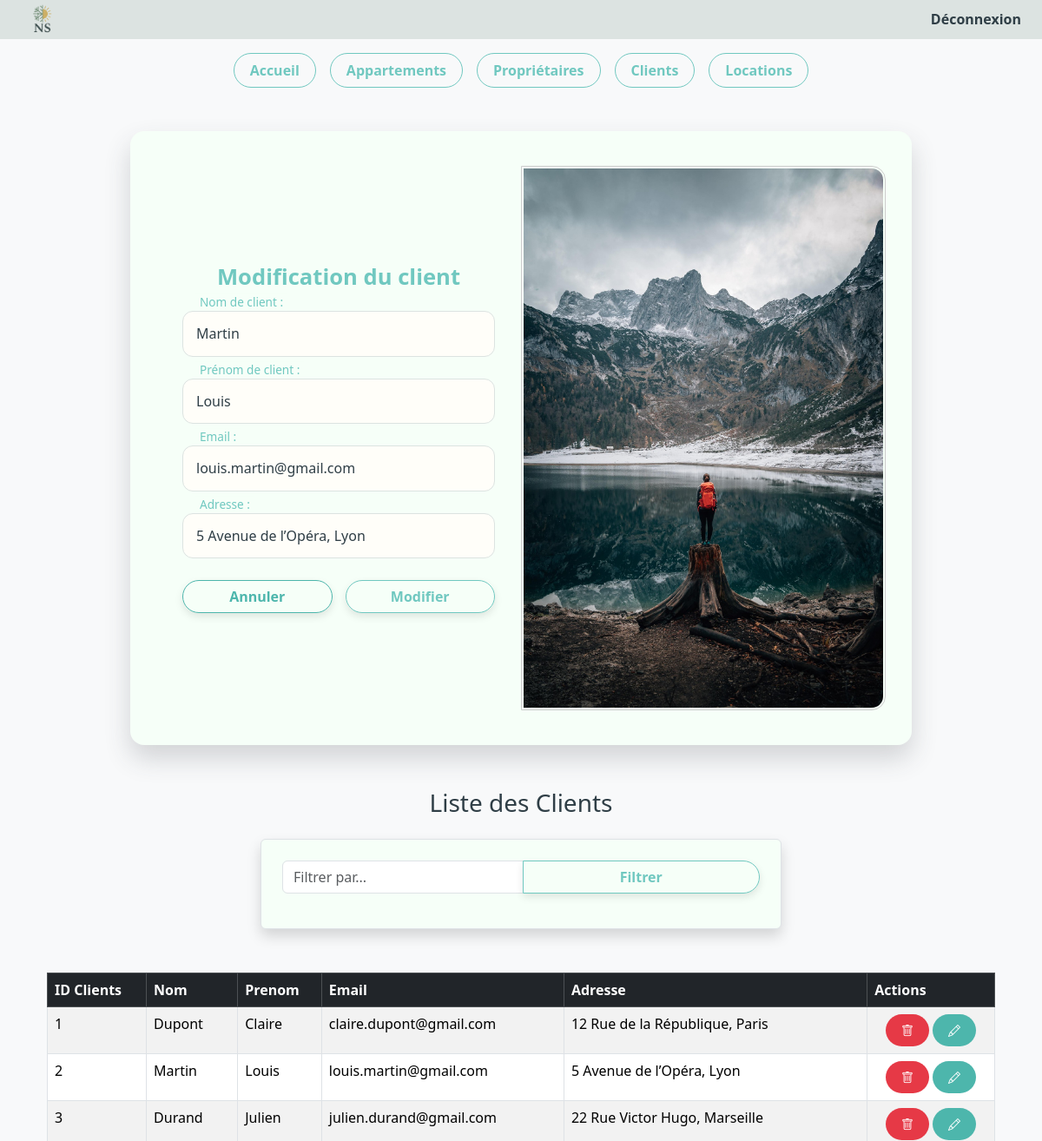
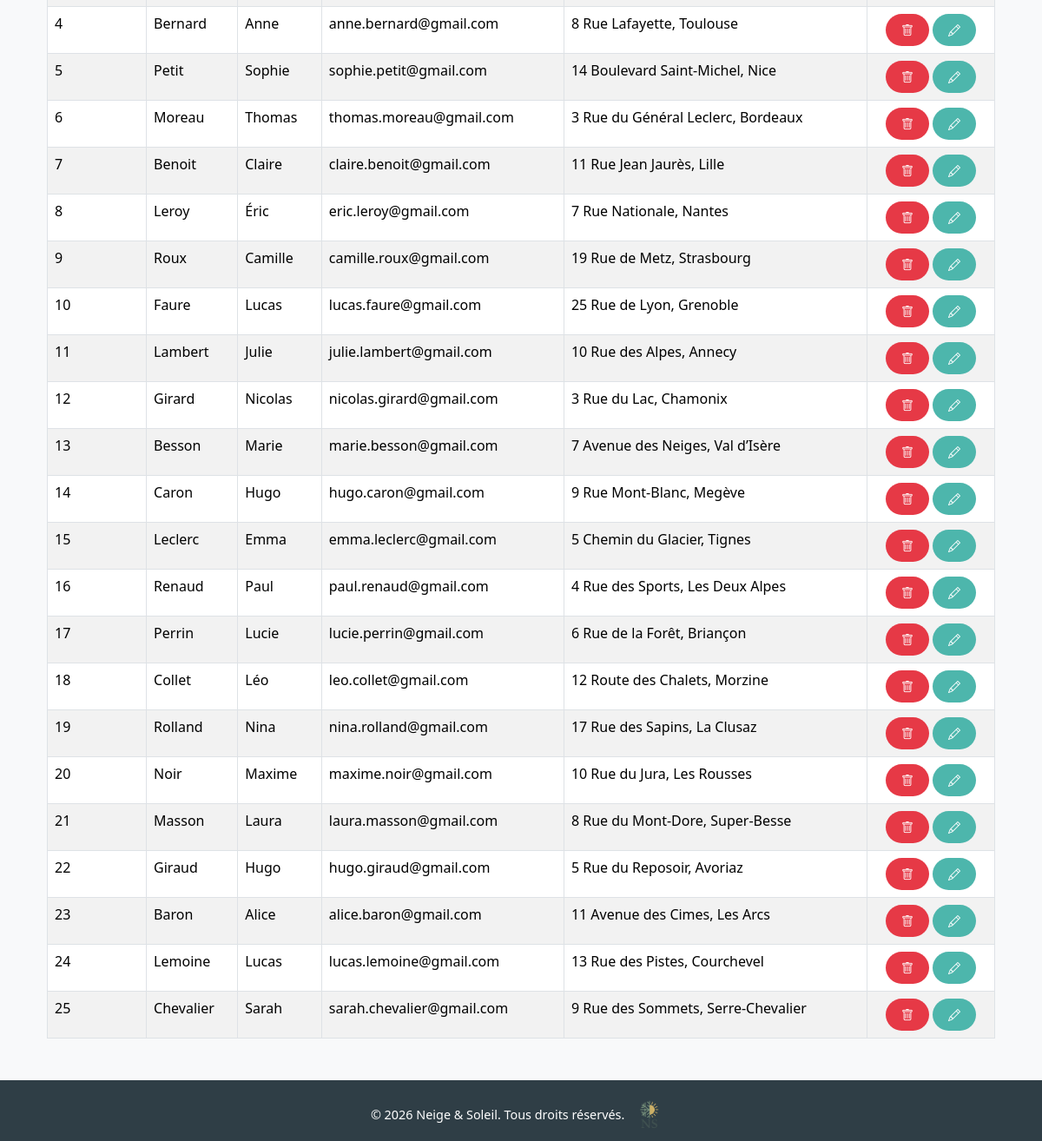
The page /index.php?page=4&action=edit&idclient=2 (signed in) on the database its author committed (2 pictures, top to bottom).
### tables this page shows
CREATE TABLE client (
  idclient INT NOT NULL AUTO_INCREMENT,
  nom VARCHAR(50) NOT NULL,
  prenom VARCHAR(50) NOT NULL,
  email VARCHAR(50) NOT NULL,
  adresse TEXT NOT NULL,
  PRIMARY KEY (idclient),
  UNIQUE KEY email (email)
);

### controleur/gestion_client.php (called while the page is built, shortened)
<?php
$Client = null;
if (isset($_GET['action']) && isset($_GET['idclient'])) {
    $action = $_GET['action'];
    $idclient = (int)$_GET['idclient'];
    switch ($action) {
        case "edit":
            $Client = $unControleur->selectWhere_Client($idclient);
            break;
    }
}
$clients = $unControleur->selectAll_Clients();
require_once("vue/vue_insert_client.php");
if (isset($_POST['Filtrer'])) {
    $filtre = $_POST['filtre'];
    $lesClients = $unControleur->selectLike_Client($filtre);
} else {
    $lesClients = $unControleur->selectAll_Clients();
}
require_once("vue/vue_select_client.php");
?>

### modele/modele.class.php (called while the page is built, shortened)
<?php
class Modele {
    private $unPdo;
    public function __construct() {
        $url = "mysql:host=localhost;dbname=ns";
        $user = "root";
        $mdp = "";
        try {
            $this->unPdo = new PDO($url, $user, $mdp);
            $this->unPdo->setAttribute(PDO::ATTR_ERRMODE, PDO::ERRMODE_EXCEPTION);
        } catch (PDOException $exp) {
            echo "Erreur de Connexion à " . $url . "<br>";
            echo $exp->getMessage();
            exit();
        }
    }
    public function selectAll_clients() {
        $requete = "SELECT * FROM client";
        $exec = $this->unPdo->prepare($requete);
        $exec->execute();
        return $exec->fetchAll();
    }
    public function selectWhere_Client($idclient) {
        $requete = "SELECT * FROM Client WHERE idclient = :idclient";
        $exec = $this->unPdo->prepare($requete);
        $exec->execute([":idclient" => $idclient]);
        return $exec->fetch();
    }
}
?>

### controleur/controleur.class.php (called while the page is built, shortened)
<?php
require_once("modele/modele.class.php");
class Controleur
{
    private $unModele;
    public function __construct()
    {
        $this->unModele = new Modele();
    }
    public function selectAll_clients()
    {
        return $this->unModele->selectAll_clients();
    }
    public function selectWhere_client($idclient)
    {
        return $this->unModele->selectWhere_Client($idclient);
    }
}

### vue/vue_select_client.php (the view)
<h3 class="text-center mb-4">Liste des Clients</h3>
<form method="post" class="container mt-3 p-4 border rounded shadow" style="max-width: 600px;">
    <div class="input-group mb-3">
        <input type="text" name="filtre" class="form-control" placeholder="Filtrer par...">
        <button type="submit" name="Filtrer" class="btn btn-primary">Filtrer</button>
    </div>
</form>
<div class="container mt-3">
    <table class="table table-striped table-bordered">
        <thead class="table-dark">
            <tr>
                <th>ID Clients</th>
                <th>Nom</th>
                <th>Prenom</th>
                <th>Email</th>
                <th>Adresse</th>
                <th>Actions</th>
            </tr>
        </thead>
        <tbody>
            <?php
            if (isset($lesClients)){
                foreach($lesClients as $unClient){
                    echo "<tr>";
                    echo "<td>".$unClient['idclient']."</td>";
                    echo "<td>".$unClient['nom']."</td>";
                    echo "<td>".$unClient['prenom']."</td>";
                    echo "<td>".$unClient['email']."</td>";
                    echo "<td>".$unClient['adresse']."</td>";
                    echo "<td>";
                    echo "<a href='index.php?page=4&action=sup&idclient=".$unClient['idclient']."'
                           onclick=\"return confirm('Voulez-vous vraiment supprimer cet Client ?');\"
                           class='btn btn-danger btn-sm me-1'>
                           <i class='bi bi-trash'></i>
                          </a>";
                    echo "<a href='index.php?page=4&action=edit&idclient=".$unClient['idclient']."'
                           class='btn btn-warning btn-sm'>
                           <i class='bi bi-pencil'></i>
                          </a>";
                    echo "</td>";
                    echo "</tr>";
                }
            }
            ?>
        </tbody>
    </table>
</div>

### vue/vue_insert_client.php (shortened to what this page needs)
<div class="container">
    <form method="post" class="form-with-image">
        <div class="form-fields">
            <h3 class="text-center mb-4"><?= ($Client == null) ? "Ajout d'un client" : "Modification du client" ?></h3>
            <div class="form-group">
                <input type="text" id="nom" name="nom" placeholder=" "
                       value="<?= ($Client == null) ? '' : $Client['nom'] ?>" required>
                <label for="nom">Nom de client :</label>
            </div>
            <div class="form-group">
                <input type="text" id="prenom" name="prenom" placeholder=" "
                       value="<?= ($Client == null) ? '' : $Client['prenom'] ?>" required>
                <label for="prenom">Prénom de client :</label>
            </div>
            <div class="form-group">
                <input type="email" id="email" name="email" placeholder=" "
                       value="<?= ($Client == null) ? '' : $Client['email'] ?>" required>
                <label for="email">Email :</label>
            </div>
            <div class="form-group">
                <input type="text" id="adresse" name="adresse" placeholder=" "
                       value="<?= ($Client == null) ? '' : $Client['adresse'] ?>" required>
                <label for="adresse">Adresse :</label>
            </div>
            <div class="d-flex">
                <button type="reset" class="btn btn-secondary">Annuler</button>
                <button type="submit"
                        <?= ($Client == null) ? 'name="Valider"' : 'name="Modifier"' ?>
                        class="btn btn-primary">
                    <?= ($Client == null) ? 'Valider' : 'Modifier' ?>
                </button>
            </div>
        </div>
        <div class="form-image">
            <img src="images/design/client-.jpg" alt="Ajout client "  style="width:100%; border:1px solid #ccc; padding:2px;">
        </div>
    </form>
</div>

### styles/style.css (style rules this page uses)
:root { --color-dark: #2F3E46; --color-neutral: #DCE3E1; --color-accent: #70C8C0; --color-secondary: #4DB6AC; --color-bg: #F6FFF8; --color-highlight: #A3D9D0; --color-error: #E63946; }
*, *::after, *::before { box-sizing: border-box; }
body, html { height: 100%; margin: 0; padding: 0; font-family: 'Segoe UI', Tahoma, Geneva, Verdana, sans-serif; line-height: 1.4; color: var(--color-dark); background-color: var(--color-bg); }
.btn, .home-btn, .btn-dashboard, form .btn, .home-contact-form button { display: inline-block; font-weight: 600; border-radius: 50px; text-align: center; cursor: pointer; transition: all 0.3s ease; text-decoration: none; padding: 8px 18px; }
.btn, .home-btn, .btn-dashboard, form .btn-primary { background-color: transparent; color: var(--color-accent); border: 1px solid var(--color-accent); }
form .btn { flex: 1; padding: 6px 10px; box-shadow: 0 4px 10px rgba(0, 0, 0, 0.1); }
form .btn-secondary { color: var(--color-secondary); border: 1px solid var(--color-secondary); }
.btn-danger { background-color: var(--color-error); border: none; color: #fff; }
.btn-warning { background-color: var(--color-secondary); border: none; color: #fff; }
form { background: var(--color-bg); padding: 40px 30px; border-radius: 2rem; box-shadow: 0 15px 30px rgba(54,59,72,0.2); margin: 50px auto; max-width: 700px; width: 100%; }
form h2, form h3 { text-align: center; margin-bottom: 20px; color: var(--color-accent); font-weight: 600; font-size: 1.6rem; }
.form-group { position: relative; margin-bottom: 25px; }
.form-group input, .form-group select, .form-group textarea, .home-contact-form input, .home-contact-form textarea { width: 100%; padding: 14px 45px 14px 15px; border: 1px solid var(--color-neutral); border-radius: 12px; background-color: #fffef9; color: var(--color-dark); font-size: 1rem; transition: all 0.3s ease; }
.form-group label { position: absolute; left: 45px; top: 50%; transform: translateY(-50%); color: var(--color-secondary); font-size: 1rem; pointer-events: none; transition: all 0.3s ease; }
.form-group input:focus + label, .form-group input:not(:placeholder-shown) + label, .form-group textarea:focus + label, .form-group textarea:not(:placeholder-shown) + label, .form-group select:focus + label, .form-group select:not([value=""]) + label { top: -10px; left: 15px; font-size: 0.85rem; color: var(--color-accent); background: var(--color-bg); padding: 0 5px; }
form .d-flex, .home-form-row { display: flex; gap: 15px; justify-content: space-between; }
.form-with-image { display: flex; flex-direction: row; overflow: hidden; border-radius: 16px; max-width: 900px; margin: 50px auto; }
.form-with-image .form-fields { flex: 1; padding: 40px 30px; display: flex; flex-direction: column; justify-content: center; }
.form-with-image .form-image { flex-shrink: 0; width: 50%; min-width: 200px; }
.form-with-image .form-image img { width: 100%; height: 100%; object-fit: cover; border-top-right-radius: 16px; border-bottom-right-radius: 16px; }
img, .btn-dashboard, form .btn { max-width: 100%; height: auto; box-sizing: border-box; }
table td:last-child { white-space: nowrap !important; text-align: center; vertical-align: middle; }
table td a.btn { display: inline-flex; align-items: center; justify-content: center; vertical-align: middle; margin-right: 6px; }
table td a.btn:last-child { margin-right: 0; }

### rows shown on the page
client: nom "Martin", prenom "Louis", email "louis.martin@gmail.com", adresse "5 Avenue de l’Opéra, Lyon", idclient "2"
client: idclient "1", nom "Dupont", prenom "Claire", email "claire.dupont@gmail.com", adresse "12 Rue de la République, Paris"
client: idclient "3", nom "Durand", prenom "Julien", email "julien.durand@gmail.com", adresse "22 Rue Victor Hugo, Marseille"
client: idclient "4", nom "Bernard", prenom "Anne", email "anne.bernard@gmail.com", adresse "8 Rue Lafayette, Toulouse"
client: idclient "5", nom "Petit", prenom "Sophie", email "sophie.petit@gmail.com", adresse "14 Boulevard Saint-Michel, Nice"
client: idclient "6", nom "Moreau", prenom "Thomas", email "thomas.moreau@gmail.com", adresse "3 Rue du Général Leclerc, Bordeaux"
client: idclient "7", nom "Benoit", prenom "Claire", email "claire.benoit@gmail.com", adresse "11 Rue Jean Jaurès, Lille"
client: idclient "8", nom "Leroy", prenom "Éric", email "eric.leroy@gmail.com", adresse "7 Rue Nationale, Nantes"
client: idclient "9", nom "Roux", prenom "Camille", email "camille.roux@gmail.com", adresse "19 Rue de Metz, Strasbourg"
client: idclient "10", nom "Faure", prenom "Lucas", email "lucas.faure@gmail.com", adresse "25 Rue de Lyon, Grenoble"
client: idclient "11", nom "Lambert", prenom "Julie", email "julie.lambert@gmail.com", adresse "10 Rue des Alpes, Annecy"
client: idclient "12", nom "Girard", prenom "Nicolas", email "nicolas.girard@gmail.com", adresse "3 Rue du Lac, Chamonix"
client: idclient "13", nom "Besson", prenom "Marie", email "marie.besson@gmail.com", adresse "7 Avenue des Neiges, Val d’Isère"
client: idclient "14", nom "Caron", prenom "Hugo", email "hugo.caron@gmail.com", adresse "9 Rue Mont-Blanc, Megève"
client: idclient "15", nom "Leclerc", prenom "Emma", email "emma.leclerc@gmail.com", adresse "5 Chemin du Glacier, Tignes"
client: idclient "16", nom "Renaud", prenom "Paul", email "paul.renaud@gmail.com", adresse "4 Rue des Sports, Les Deux Alpes"
client: idclient "17", nom "Perrin", prenom "Lucie", email "lucie.perrin@gmail.com", adresse "6 Rue de la Forêt, Briançon"
client: idclient "18", nom "Collet", prenom "Léo", email "leo.collet@gmail.com", adresse "12 Route des Chalets, Morzine"
client: idclient "19", nom "Rolland", prenom "Nina", email "nina.rolland@gmail.com", adresse "17 Rue des Sapins, La Clusaz"
client: idclient "20", nom "Noir", prenom "Maxime", email "maxime.noir@gmail.com", adresse "10 Rue du Jura, Les Rousses"
client: idclient "21", nom "Masson", prenom "Laura", email "laura.masson@gmail.com", adresse "8 Rue du Mont-Dore, Super-Besse"
client: idclient "22", nom "Giraud", prenom "Hugo", email "hugo.giraud@gmail.com", adresse "5 Rue du Reposoir, Avoriaz"
client: idclient "23", nom "Baron", prenom "Alice", email "alice.baron@gmail.com", adresse "11 Avenue des Cimes, Les Arcs"
client: idclient "24", nom "Lemoine", prenom "Lucas", email "lucas.lemoine@gmail.com", adresse "13 Rue des Pistes, Courchevel"
client: idclient "25", nom "Chevalier", prenom "Sarah", email "sarah.chevalier@gmail.com", adresse "9 Rue des Sommets, Serre-Chevalier"
